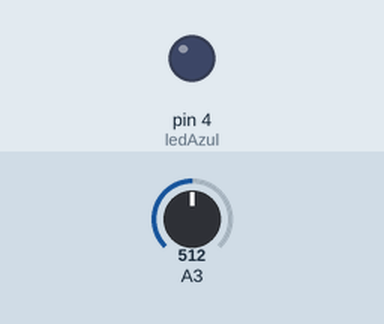
This sketch was run on a simulated Arduino Uno, built with avr-gcc and run on an emulated ATmega328P. On the bench: output pins drawn as LEDs (lit = HIGH). The test bench sets the inputs (shaded band); at power-on: A3 = 512. What the sketch prints to the serial monitor is not drawn.

Above: at 1.8 s.
1.9 s: A3 set to 318
3.4 s: A3 set to 288
At 4.6 s:
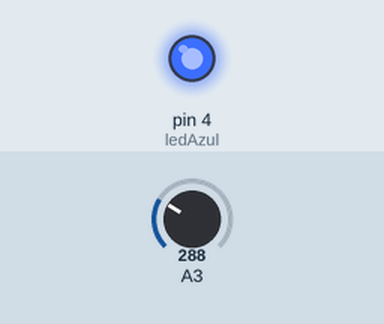
5.5 s: A3 set to 306
At 7.2 s:
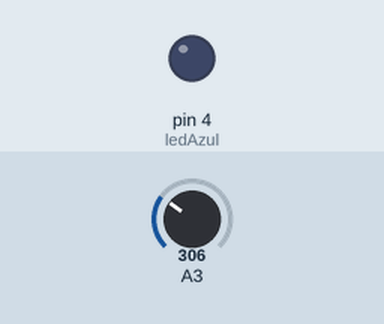
7.5 s: A3 set to 290
At 9.0 s:
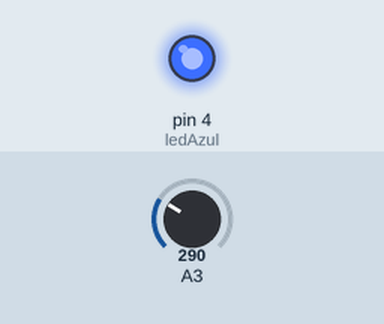
Timing chart, 0 to 10.5 s (numbered marks = the images above; inputs shaded):
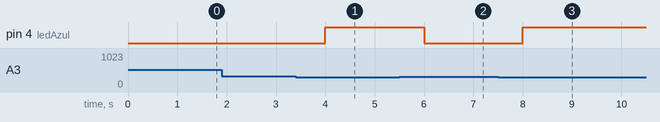

The sketch:

rainsensor.ino
```cpp
int ledAzul = 4;
int dt = 1000;

void setup() {
  // put your setup code here, to run once:
  Serial.begin(9600);
  pinMode(ledAzul, OUTPUT );
}

void loop() {
  // put your main code here, to run repeatedly:
  int valor = analogRead(A3);
  Serial.print("Valor: ");
  Serial.println(valor);

  if(valor < 300){
    digitalWrite(ledAzul, HIGH);
    Serial.print("Lluvia fuerte led encendido");
    delay(dt);
  }else{
    digitalWrite(ledAzul, LOW);
    delay(dt);
  }
}
```

Measured:
- the behaviour switches between 300 and 299 on A3 (found by bisection; images 0 and 1)
- after the input at 1.9 s, every drawn part: stays the same
- after the input at 3.4 s, pin 4 (ledAzul): LOW → HIGH after 0.60 s
- after the input at 5.5 s, pin 4 (ledAzul): HIGH → LOW after 0.50 s
- after the input at 7.5 s, pin 4 (ledAzul): LOW → HIGH after 0.50 s
